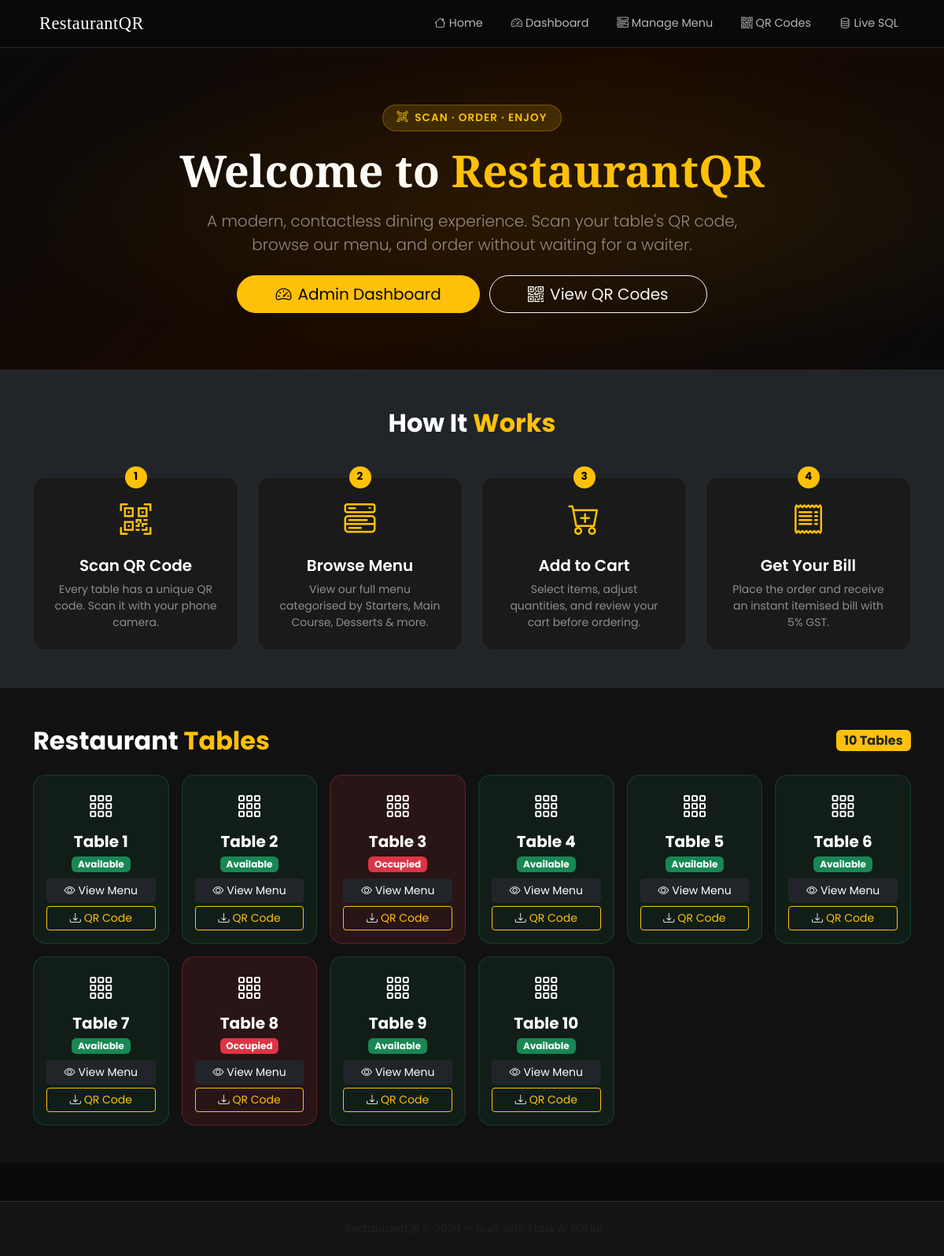
The page / on the database its author committed.
### tables this page shows
CREATE TABLE tables (
            table_id     INTEGER PRIMARY KEY AUTOINCREMENT,
            table_number INTEGER UNIQUE NOT NULL,
            status       TEXT NOT NULL DEFAULT 'available'
                         CHECK(status IN ('available', 'occupied', 'reserved'))
        );

### app.py (the view)
@app.route("/")
def index():
    conn = get_db()
    tables = conn.execute("SELECT * FROM tables ORDER BY table_number").fetchall()
    conn.close()
    for table in tables:
        generate_qr(table["table_number"])
    return render_template("index.html", tables=tables)

### app.py (called while the page is built)
def get_db():
    conn = sqlite3.connect(DATABASE)
    return LoggingConnection(conn)

def generate_qr(table_number):
    url = f"http://127.0.0.1:5000/menu/{table_number}"
    filename = os.path.join(QR_FOLDER, f"table_{table_number}.png")
    if not os.path.exists(filename):
        img = qrcode.make(url)
        img.save(filename)
    return filename

    def execute(self, sql, params=()):
        skip_prefixes = ("PRAGMA",)
        sql_clean = sql.strip()
        if not any(sql_clean.upper().startswith(p) for p in skip_prefixes):
            try:
                from flask import request as _req
                route = _req.path
            except Exception:
                route = "(init)"
            entry = {
                "sql":       sql_clean,
                "params":    list(params) if params else [],
                "timestamp": datetime.now().strftime("%H:%M:%S"),
                "route":     route,
                "rows":      None,   # filled in after fetch
            }
            SQL_LOG.append(entry)
            if len(SQL_LOG) > MAX_LOG_ENTRIES:
                SQL_LOG.pop(0)
        return self._conn.execute(sql, params)

    def close(self):
        self._conn.close()

### templates/index.html (shortened to what this page needs)
{% extends "base.html" %}
{% block content %}
<section class="hero-section text-white text-center py-5">
  <div class="container py-4">
    <div class="hero-badge mb-3">
      <i class="bi bi-qr-code-scan me-2"></i>Scan · Order · Enjoy
    </div>
    <h1 class="display-4 fw-bold mb-3" style="font-family:'Playfair Display',serif;">
      Welcome to <span class="text-warning">RestaurantQR</span>
    </h1>
    <p class="lead mb-4 text-white-50">
      A modern, contactless dining experience. Scan your table's QR code,<br>
      browse our menu, and order without waiting for a waiter.
    </p>
    <a href="/admin" class="btn btn-warning btn-lg rounded-pill px-5 me-2 shadow">
      <i class="bi bi-speedometer2 me-2"></i>Admin Dashboard
    </a>
    <a href="/admin/qrcodes" class="btn btn-outline-light btn-lg rounded-pill px-5">
      <i class="bi bi-qr-code me-2"></i>View QR Codes
    </a>
  </div>
</section>
<section class="py-5 bg-dark">
  <div class="container">
    <h2 class="text-center text-white fw-bold mb-5">
      How It <span class="text-warning">Works</span>
    </h2>
    <div class="row g-4 justify-content-center">
      {% for step in [
        ("bi-qr-code-scan","Scan QR Code","Every table has a unique QR code. Scan it with your phone camera.","1"),
        ("bi-menu-button-wide","Browse Menu","View our full menu categorised by Starters, Main Course, Desserts & more.","2"),
        ("bi-cart-plus","Add to Cart","Select items, adjust quantities, and review your cart before ordering.","3"),
        ("bi-receipt","Get Your Bill","Place the order and receive an instant itemised bill with 5% GST.","4"),
      ] %}
      <div class="col-md-3 col-sm-6">
        <div class="step-card text-center p-4 rounded-4 h-100">
          <div class="step-number mb-3">{{ step[3] }}</div>
          <div class="step-icon mb-3">
            <i class="bi {{ step[0] }} fs-1 text-warning"></i>
          </div>
          <h5 class="text-white fw-semibold">{{ step[1] }}</h5>
          <p class="text-white-50 small mb-0">{{ step[2] }}</p>
        </div>
      </div>
      {% endfor %}
    </div>
  </div>
</section>
<section class="py-5" style="background:#111;">
  <div class="container">
    <div class="d-flex align-items-center justify-content-between mb-4">
      <h2 class="text-white fw-bold mb-0">
        Restaurant <span class="text-warning">Tables</span>
      </h2>
      <span class="badge bg-warning text-dark fs-6">{{ tables|length }} Tables</span>
    </div>
    <div class="row g-3">
      {% for table in tables %}
      <div class="col-6 col-md-3 col-lg-2">
        <div class="table-card text-center p-3 rounded-4
          {% if table.status == 'available' %}table-available
          {% elif table.status == 'occupied' %}table-occupied
          {% else %}table-reserved{% endif %}">
          <i class="bi bi-grid-3x3-gap fs-2 mb-2 d-block"></i>
          <h5 class="fw-bold mb-1">Table {{ table.table_number }}</h5>
          <span class="badge
            {% if table.status == 'available' %}bg-success
            {% elif table.status == 'occupied' %}bg-danger
            {% else %}bg-warning text-dark{% endif %} mb-2">
            {{ table.status | capitalize }}
          </span>
          <div class="d-grid gap-1">
            <a href="/menu/{{ table.table_number }}" class="btn btn-sm btn-dark">
              <i class="bi bi-eye me-1"></i>View Menu
            </a>
            <a href="{{ url_for('static', filename='qrcodes/table_' ~ table.table_number ~ '.png') }}"
               download class="btn btn-sm btn-outline-warning">
              <i class="bi bi-download me-1"></i>QR Code
            </a>
          </div>
        </div>
      </div>
      {% endfor %}
    </div>
  </div>
</section>
{% endblock %}

### static/css/style.css (style rules this page uses)
*, *::before, *::after { box-sizing: border-box; margin: 0; padding: 0; }
:root { --gold: #ffc107; --gold-light: #ffe082; --dark-bg: #0a0a0a; --dark-card: #141414; --dark-card2: #1a1a1a; --dark-border:#2a2a2a; --text-muted: rgba(255,255,255,0.45); }
html { scroll-behavior: smooth; }
body { font-family: 'Poppins', sans-serif; background-color: var(--dark-bg); color: #fff; min-height: 100vh; }
.hero-section { background: linear-gradient(135deg, #0a0a0a 0%, #1a0a00 50%, #0a0a0a 100%); border-bottom: 1px solid var(--dark-border); position: relative; overflow: hidden; padding-top: 80px; padding-bottom: 80px; }
.hero-section::before { content: ''; position: absolute; inset: 0; background: radial-gradient(ellipse at 60% 50%, rgba(255,193,7,0.08) 0%, transparent 70%); pointer-events: none; }
.hero-badge { display: inline-block; background: rgba(255,193,7,0.15); border: 1px solid rgba(255,193,7,0.3); color: var(--gold); padding: 6px 18px; border-radius: 100px; font-size: 0.85rem; font-weight: 600; letter-spacing: 1px; text-transform: uppercase; }
.step-card { background: var(--dark-card2); border: 1px solid var(--dark-border); transition: transform 0.3s, border-color 0.3s; position: relative; }
.step-number { position: absolute; top: -14px; left: 50%; transform: translateX(-50%); width: 28px; height: 28px; background: var(--gold); color: #000; font-weight: 700; font-size: 0.85rem; border-radius: 50%; display: flex; align-items: center; justify-content: center; }
.table-card { border: 1px solid var(--dark-border); transition: transform 0.25s, border-color 0.25s; position: relative; }
.table-available { background: rgba(25,135,84,0.12); border-color: rgba(25,135,84,0.3); color:#198754; }
.table-available i, .table-available h5 { color: #fff; }
.table-occupied { background: rgba(220,53,69,0.12); border-color: rgba(220,53,69,0.3); }
.table-occupied i, .table-occupied h5 { color: #fff; }

### rows shown on the page
tables: table_number "1", status "Available"
tables: table_number "2", status "Available"
tables: table_number "3", status "Occupied"
tables: table_number "4", status "Available"
tables: table_number "5", status "Available"
tables: table_number "6", status "Available"
tables: table_number "7", status "Available"
tables: table_number "8", status "Occupied"
tables: table_number "9", status "Available"
tables: table_number "10", status "Available"

### other values the page prints
{{ step[3] }} "1" "2" "3" "4"
{{ step[1] }} "Scan QR Code" "Browse Menu" "Add to Cart" "Get Your Bill"
{{ step[2] }} "Every table has a unique QR code. Scan it with your phone camera." "View our full menu categorised by Starters, Main Course, Desserts & more." "Select items, adjust quantities, and review your cart before ordering." "Place the order and receive an instant itemised bill with 5% GST."
{{ tables|length }} "10"
